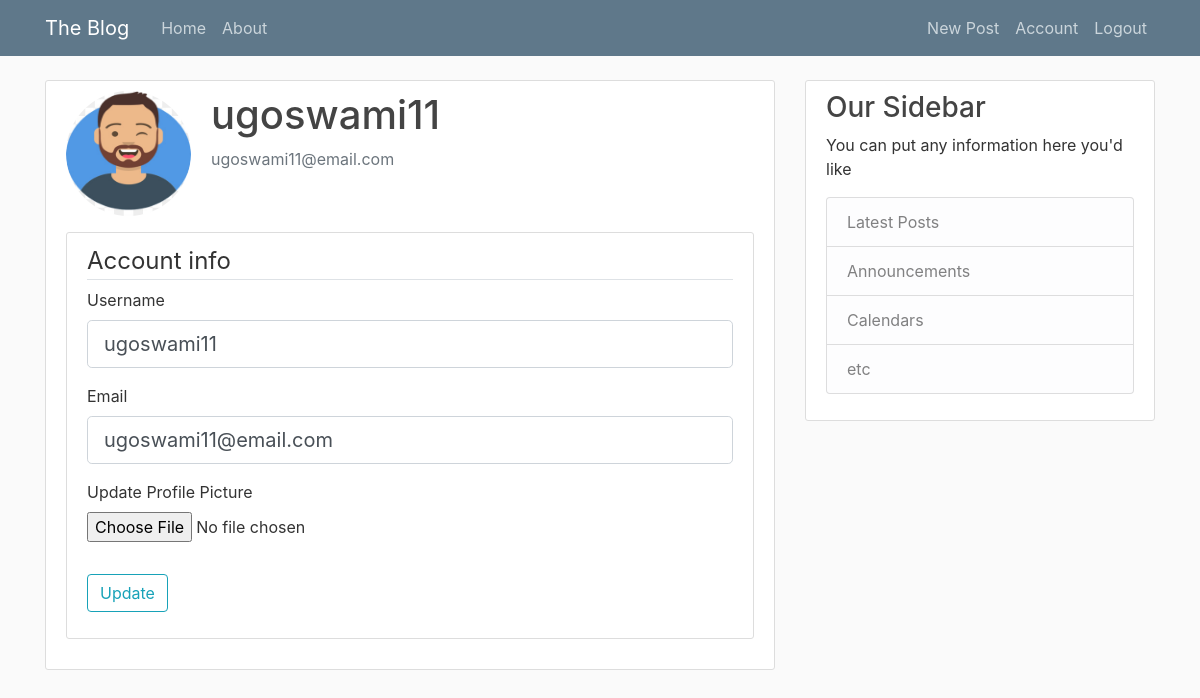
Page /account (signed in) on the earlier database version.
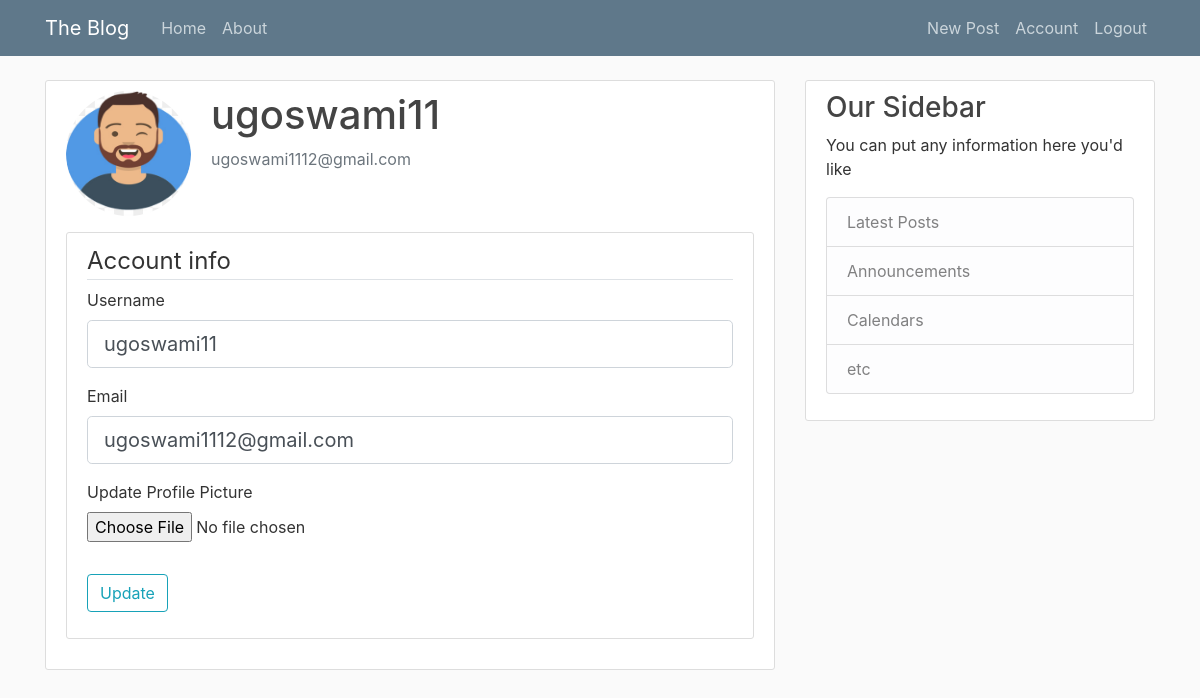
Same page on the later database version.
### blog/models.py (models this page shows, shortened)
class User(db.Model, UserMixin):
    id = db.Column(db.Integer, primary_key=True)
    username = db.Column(db.String(20), unique = True, nullable = False )
    email = db.Column(db.String(120), unique = True, nullable = False )
    image_file = db.Column(db.String(20), nullable=False, default='default.jpeg')
    password = db.Column(db.String(60), nullable = False)
    posts = db.relationship('Post', backref='author', lazy=True)

### blog/routes.py (the view)
@app.route("/account", methods=['GET', 'POST'])
@login_required
def account():
    form = UpdateAccountForm()
    if form.validate_on_submit():
        if form.picture.data:
            picture_file = save_picture(form.picture.data)
            current_user.image_file = picture_file
        current_user.username = form.username.data
        current_user.email = form.email.data
        db.session.commit()
        flash('your account has been updated!', 'success')
        return redirect(url_for('account'))
    elif request.method =='GET':
        form.username.data = current_user.username
        form.email.data = current_user.email
    image_file = url_for('static', filename='profile_pics/' + current_user.image_file)
    return render_template('account.html', title='Account', image_file = image_file, form = form)

### blog/forms.py (shortened to what this page needs)
class UpdateAccountForm(FlaskForm):
    username = StringField('Username', validators=[DataRequired(), Length(min=2, max=20)])
    email = StringField('Email', validators=[DataRequired(), Email()])
    picture = FileField('Update Profile Picture', validators=[FileAllowed(['jpg','png'])])
    submit = SubmitField('Update')

### blog/models.py (called while the page is built)
@login_manager.user_loader
def load_user(user_id):
    return User.query.get(int(user_id))

### blog/templates/account.html (shortened to what this page needs)
{% extends "layout.html" %}
{% block content %}
    <div class="content-section">
        <div class="media">
            <img src="{{ image_file }}" alt="" class="rounded-circle account-img">
            <div class="media-body">
                <h2 class="account-heading">{{ current_user.username }}</h2>
                <p class="text-secondary">{{ current_user.email }}</p>
            </div>
        </div>
        <div class="content-section">
            <form action="" method="POST" enctype="multipart/form-data" novalidate>
                <fieldset class="form-group">
                    <legend class="border-bottom nb-4"> Account info</legend>
                        <div class="form-group">
                            {{ form.username.label(class = "form-control-label") }}
                            {% if form.username.errors %}
                            {{ form.username(class="form-control form-control-lg is-invalid") }}
                            <div class="invalid-feedback">
                                {% for error in form.username.errors %}
                                    <span>{{ error }}</span>
                                {% endfor %}
                            </div>
                            {% else %}
                                {{ form.username(class="form-control form-control-lg") }}
                            {% endif %}
                        </div>
                        <div class="form-group">
                            {{ form.email.label(class = "form-control-label") }}
                            {% if form.email.errors %}
                                {{ form.email(class = "form-control form-control-lg is-invalid") }}
                                <div class="invalid-feedback">
                                    {% for error in form.email.errors %}
                                        <span>{{error}}</span>
                                    {% endfor %}
                                </div>
                            {% else %}
                                {{ form.email(class = "form-control form-control-lg") }}
                            {% endif %}
                        </div>
                        <div class="form-group">
                            {{ form.picture.label }}
                            {{ form.picture(class = "form-control-file") }}
                        </div>
                    </fieldset>
                <div class="form-group">
                    {{ form.submit(class="btn btn-outline-info") }}
                </div>
            </form>
        </div>
    </div>
{% endblock content %}

### blog/templates/layout.html (shortened to what this page needs)
<!doctype html>
<html lang="en">
  <head>
    <link rel="stylesheet" href="https://cdn.jsdelivr.net/npm/bootstrap@4.3.1/dist/css/bootstrap.min.css">
    <link rel="stylesheet" type="text/css" href="{{url_for('static', filename='main.css')}}">
  </head>
  <body>
    <header class="site-header">
        <nav class="navbar navbar-expand-md navbar-dark bg-steel fixed-top">
          <div class="container">
            <a class="navbar-brand mr-4" href="/">The Blog</a>
            <div class="collapse navbar-collapse" id="navbarToggle">
              <div class="navbar-nav mr-auto">
                <a class="nav-item nav-link" href="{{url_for('home')}}">Home</a>
                <a class="nav-item nav-link" href="{{url_for('about')}}">About</a>
              </div>
              <div class="navbar-nav">
                {% if current_user.is_authenticated %}
                <a class="nav-item nav-link" href="{{ url_for('new_post') }}" >New Post</a>
                  <a class="nav-item nav-link" href="{{ url_for('account') }}" >Account</a>
                  <a class="nav-item nav-link" href="{{url_for('logout')}}">Logout</a>
                {% else %}
                  <a class="nav-item nav-link" href="{{url_for('login')}}">Login</a>
                  <a class="nav-item nav-link" href="{{url_for('register')}}">Register</a>
                {% endif %}
              </div>
            </div>
          </div>
        </nav>
    </header>
    <main role="main" class="container">
        <div class="row">
            <div class="col-md-8">
                {% block content %}
                {% endblock content %}
            </div>
            <div class="col-md-4">
                <div class="content-section">
                    <h3>Our Sidebar</h3>
                    <p class="text-mutated">
                        You can put any information here you'd like
                        <ul class="list-group">
                            <li class="list-group-item list-group-item-light">Latest Posts</li>
                            <li class="list-group-item list-group-item-light">Announcements</li>
                            <li class="list-group-item list-group-item-light">Calendars</li>
                            <li class="list-group-item list-group-item-light">etc</li>
                        </ul>
                    </p>
                </div>
            </div>
        </div>
    </main>
  </body>
</html>

### blog/static/main.css (style rules this page uses)
body { background: #fafafa; color: #333333; margin-top: 5rem; }
h1, h2, h3, h4, h5, h6 { color: #444444; }
.bg-steel { background-color: #5f788a; }
.site-header .navbar-nav .nav-link { color: #cbd5db; }
.content-section { background: #ffffff; padding: 10px 20px; border: 1px solid #dddddd; border-radius: 3px; margin-bottom: 20px; }
.account-img { height: 125px; width: 125px; margin-right: 20px; margin-bottom: 16px; }
.account-heading { font-size: 2.5rem; }

Differences in the rows shown:
changed User "ugoswami11": email "ugoswami11@email.com" → "ugoswami1112@gmail.com"
